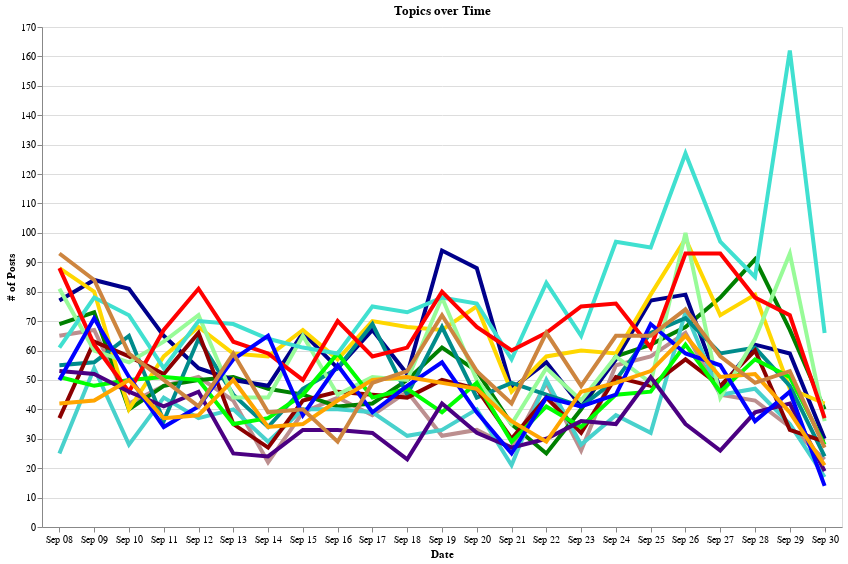

The notebook cell saved with this chart:
### Code cell
grouped.columns = ["count", "sum", "mean"]
grouped_cleaned = grouped.drop("-", level="topic_interpretation") # drop not interpreted topics, otherwise merge to one
p_data = grouped_cleaned.reset_index().round(2)
p_data["Topic"] = p_data.topic_interpretation
p_data["color"] = p_data.topic_interpretation.map(topic_color) 

highlight = alt.selection(type="single", on="mouseover", fields=["Topic"],
                          nearest=True)

base = alt.Chart(p_data, title="Topics over Time").mark_line().encode(
    x=alt.X("monthdate(dateCreated):O", title="Date"),
    y=alt.Y("count:Q", title="# of Posts",
            scale=alt.Scale(domain=(0, 170))),
    #color=alt.Color("Topic:N", scale=alt.Scale(scheme="tableau20")),
    color=alt.Color("color", scale=None),
    tooltip=[alt.Tooltip("Topic", title="Topic"),
             alt.Tooltip("dateCreated", title="Day"),
             alt.Tooltip("count", title="Posts")]
)

points = base.mark_circle().encode(
    opacity=alt.value(0)
).add_selection(
    highlight
).properties(
    width=800,
    height=500
)

lines = base.mark_line().encode(
    size=alt.condition(~highlight, alt.value(0.5), alt.value(4))
)

chart = points + lines
#chart.save(os.path.join(figures_path, "topics", "topics_timeline.html"))
chart

### Figure 1 — Vega-Lite specification as saved in the notebook (floating-point values rounded to 4 significant figures; data arrays with more than 128 entries replaced by an {"elided": "..."} marker saying what was removed)
{"$schema": "https://vega.github.io/schema/vega-lite/v3.4.0.json", "config": {"mark": {"tooltip": null}, "view": {"height": 300, "width": 400}}, "data": {"name": "data-98a4cffc24d63efc14f5346a7e55faf8"}, "datasets": {"data-98a4cffc24d63efc14f5346a7e55faf8": {"elided": "345 records"}}, "layer": [{"encoding": {"color": {"field": "color", "scale": null, "type": "nominal"}, "opacity": {"value": 0}, "tooltip": [{"field": "Topic", "title": "Topic", "type": "nominal"}, {"field": "dateCreated", "title": "Day", "type": "temporal"}, {"field": "count", "title": "Posts", "type": "quantitative"}], "x": {"field": "dateCreated", "timeUnit": "monthdate", "title": "Date", "type": "ordinal"}, "y": {"field": "count", "scale": {"domain": [0, 170]}, "title": "# of Posts", "type": "quantitative"}}, "height": 500, "mark": "circle", "selection": {"selector020": {"fields": ["Topic"], "nearest": true, "on": "mouseover", "type": "single"}}, "title": "Topics over Time", "width": 800}, {"encoding": {"color": {"field": "color", "scale": null, "type": "nominal"}, "size": {"condition": {"selection": {"not": "selector020"}, "value": 0.5}, "value": 4}, "tooltip": [{"field": "Topic", "title": "Topic", "type": "nominal"}, {"field": "dateCreated", "title": "Day", "type": "temporal"}, {"field": "count", "title": "Posts", "type": "quantitative"}], "x": {"field": "dateCreated", "timeUnit": "monthdate", "title": "Date", "type": "ordinal"}, "y": {"field": "count", "scale": {"domain": [0, 170]}, "title": "# of Posts", "type": "quantitative"}}, "mark": "line", "title": "Topics over Time"}]}
